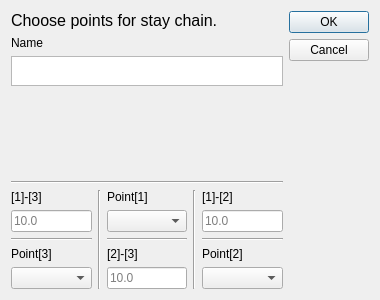
<?xml version="1.0" encoding="UTF-8"?>
<ui version="4.0">
 <class>Dialog</class>
 <widget class="QDialog" name="Dialog">
  <property name="geometry">
   <rect>
    <x>0</x>
    <y>0</y>
    <width>380</width>
    <height>300</height>
   </rect>
  </property>
  <property name="minimumSize">
   <size>
    <width>380</width>
    <height>300</height>
   </size>
  </property>
  <property name="maximumSize">
   <size>
    <width>380</width>
    <height>300</height>
   </size>
  </property>
  <property name="windowTitle">
   <string>New Stay Chain</string>
  </property>
  <property name="windowIcon">
   <iconset resource="../../icons.qrc">
    <normaloff>:/icons/equal.png</normaloff>:/icons/equal.png</iconset>
  </property>
  <property name="autoFillBackground">
   <bool>false</bool>
  </property>
  <property name="sizeGripEnabled">
   <bool>false</bool>
  </property>
  <property name="modal">
   <bool>true</bool>
  </property>
  <layout class="QHBoxLayout" name="horizontalLayout_2">
   <item>
    <layout class="QVBoxLayout" name="verticalLayout_4">
     <item>
      <widget class="QLabel" name="label">
       <property name="text">
        <string>&lt;html&gt;&lt;head/&gt;&lt;body&gt;&lt;p&gt;&lt;span style=&quot; font-size:12pt;&quot;&gt;Choose points for stay chain.&lt;/span&gt;&lt;/p&gt;&lt;/body&gt;&lt;/html&gt;</string>
       </property>
       <property name="textFormat">
        <enum>Qt::RichText</enum>
       </property>
       <property name="alignment">
        <set>Qt::AlignLeading|Qt::AlignLeft|Qt::AlignTop</set>
       </property>
       <property name="wordWrap">
        <bool>true</bool>
       </property>
      </widget>
     </item>
     <item>
      <widget class="QLabel" name="label_2">
       <property name="sizePolicy">
        <sizepolicy hsizetype="Preferred" vsizetype="Fixed">
         <horstretch>0</horstretch>
         <verstretch>0</verstretch>
        </sizepolicy>
       </property>
       <property name="text">
        <string>Name</string>
       </property>
      </widget>
     </item>
     <item>
      <widget class="QTextBrowser" name="Chain_num">
       <property name="maximumSize">
        <size>
         <width>16777215</width>
         <height>30</height>
        </size>
       </property>
       <property name="whatsThis">
        <string>Name of next chain.</string>
       </property>
       <property name="verticalScrollBarPolicy">
        <enum>Qt::ScrollBarAlwaysOff</enum>
       </property>
       <property name="horizontalScrollBarPolicy">
        <enum>Qt::ScrollBarAlwaysOff</enum>
       </property>
      </widget>
     </item>
     <item>
      <spacer name="verticalSpacer_3">
       <property name="orientation">
        <enum>Qt::Vertical</enum>
       </property>
       <property name="sizeHint" stdset="0">
        <size>
         <width>20</width>
         <height>40</height>
        </size>
       </property>
      </spacer>
     </item>
     <item>
      <widget class="Line" name="line">
       <property name="orientation">
        <enum>Qt::Horizontal</enum>
       </property>
      </widget>
     </item>
     <item>
      <layout class="QHBoxLayout" name="horizontalLayout">
       <item>
        <layout class="QVBoxLayout" name="verticalLayout">
         <item>
          <widget class="QLabel" name="label_6">
           <property name="text">
            <string>[1]-[3]</string>
           </property>
          </widget>
         </item>
         <item>
          <widget class="QLineEdit" name="p1_p3">
           <property name="placeholderText">
            <string>10.0</string>
           </property>
          </widget>
         </item>
         <item>
          <widget class="Line" name="line_4">
           <property name="orientation">
            <enum>Qt::Horizontal</enum>
           </property>
          </widget>
         </item>
         <item>
          <widget class="QLabel" name="label_5">
           <property name="text">
            <string>Point[3]</string>
           </property>
          </widget>
         </item>
         <item>
          <widget class="QComboBox" name="Point3"/>
         </item>
        </layout>
       </item>
       <item>
        <widget class="Line" name="line_2">
         <property name="orientation">
          <enum>Qt::Vertical</enum>
         </property>
        </widget>
       </item>
       <item>
        <layout class="QVBoxLayout" name="verticalLayout_2">
         <item>
          <widget class="QLabel" name="label_3">
           <property name="text">
            <string>Point[1]</string>
           </property>
          </widget>
         </item>
         <item>
          <widget class="QComboBox" name="Point1"/>
         </item>
         <item>
          <widget class="Line" name="line_5">
           <property name="orientation">
            <enum>Qt::Horizontal</enum>
           </property>
          </widget>
         </item>
         <item>
          <widget class="QLabel" name="label_7">
           <property name="text">
            <string>[2]-[3]</string>
           </property>
          </widget>
         </item>
         <item>
          <widget class="QLineEdit" name="p2_p3">
           <property name="placeholderText">
            <string>10.0</string>
           </property>
          </widget>
         </item>
        </layout>
       </item>
       <item>
        <widget class="Line" name="line_3">
         <property name="orientation">
          <enum>Qt::Vertical</enum>
         </property>
        </widget>
       </item>
       <item>
        <layout class="QVBoxLayout" name="verticalLayout_3">
         <item>
          <widget class="QLabel" name="label_8">
           <property name="text">
            <string>[1]-[2]</string>
           </property>
          </widget>
         </item>
         <item>
          <widget class="QLineEdit" name="p1_p2">
           <property name="placeholderText">
            <string>10.0</string>
           </property>
          </widget>
         </item>
         <item>
          <widget class="Line" name="line_6">
           <property name="orientation">
            <enum>Qt::Horizontal</enum>
           </property>
          </widget>
         </item>
         <item>
          <widget class="QLabel" name="label_4">
           <property name="text">
            <string>Point[2]</string>
           </property>
          </widget>
         </item>
         <item>
          <widget class="QComboBox" name="Point2"/>
         </item>
        </layout>
       </item>
      </layout>
     </item>
    </layout>
   </item>
   <item>
    <layout class="QVBoxLayout" name="verticalLayout_5">
     <item>
      <widget class="QDialogButtonBox" name="buttonBox">
       <property name="sizePolicy">
        <sizepolicy hsizetype="Fixed" vsizetype="Fixed">
         <horstretch>0</horstretch>
         <verstretch>0</verstretch>
        </sizepolicy>
       </property>
       <property name="orientation">
        <enum>Qt::Vertical</enum>
       </property>
       <property name="standardButtons">
        <set>QDialogButtonBox::Cancel|QDialogButtonBox::Ok</set>
       </property>
      </widget>
     </item>
     <item>
      <spacer name="verticalSpacer">
       <property name="orientation">
        <enum>Qt::Vertical</enum>
       </property>
       <property name="sizeHint" stdset="0">
        <size>
         <width>20</width>
         <height>40</height>
        </size>
       </property>
      </spacer>
     </item>
    </layout>
   </item>
  </layout>
 </widget>
 <resources>
  <include location="../../icons.qrc"/>
 </resources>
 <connections>
  <connection>
   <sender>buttonBox</sender>
   <signal>accepted()</signal>
   <receiver>Dialog</receiver>
   <slot>accept()</slot>
   <hints>
    <hint type="sourcelabel">
     <x>248</x>
     <y>254</y>
    </hint>
    <hint type="destinationlabel">
     <x>157</x>
     <y>274</y>
    </hint>
   </hints>
  </connection>
  <connection>
   <sender>buttonBox</sender>
   <signal>rejected()</signal>
   <receiver>Dialog</receiver>
   <slot>reject()</slot>
   <hints>
    <hint type="sourcelabel">
     <x>316</x>
     <y>260</y>
    </hint>
    <hint type="destinationlabel">
     <x>286</x>
     <y>274</y>
    </hint>
   </hints>
  </connection>
 </connections>
</ui>
